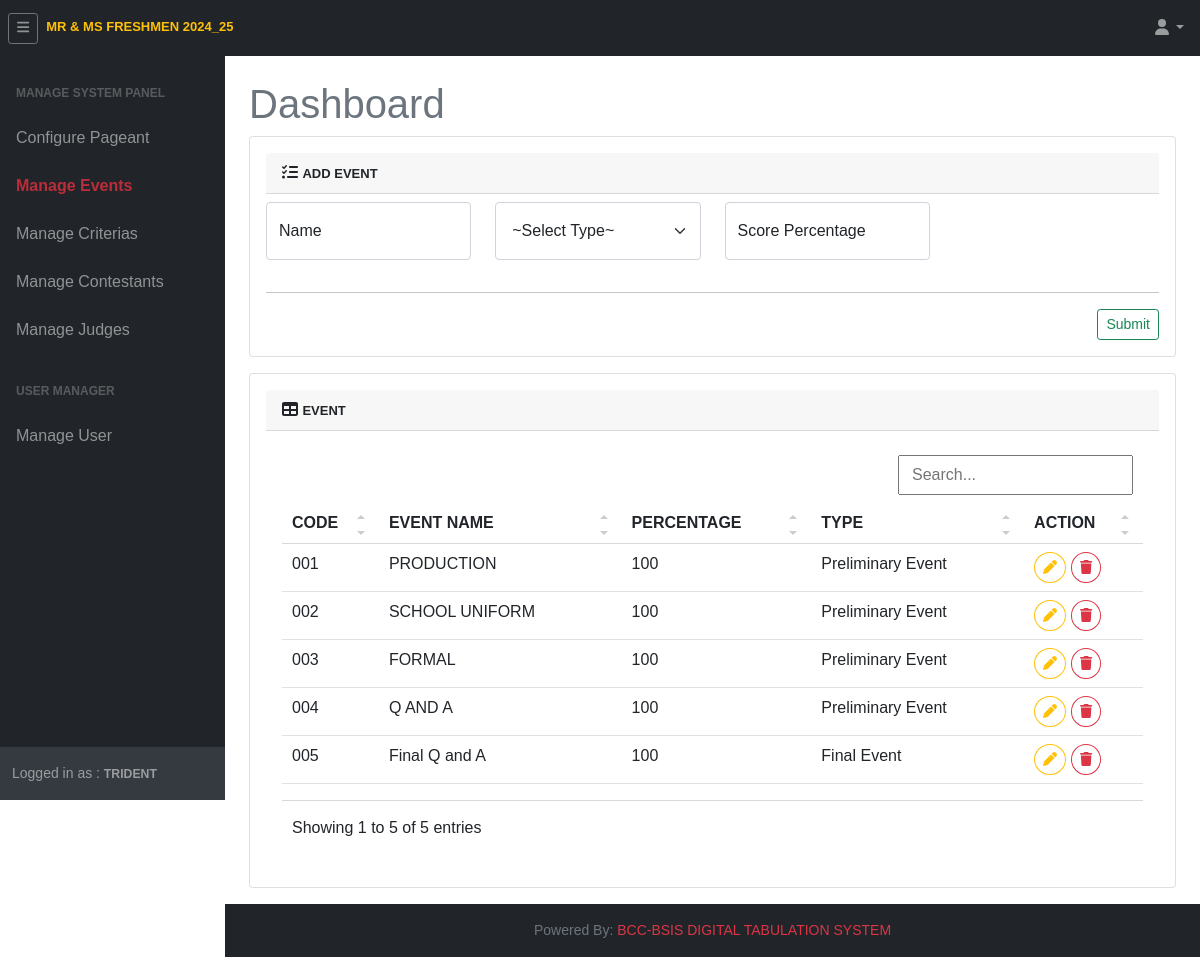
The page /tri.super/superEvent.php (signed in) on the database its author committed.
### tables this page shows
CREATE TABLE `setting` (
  `id` int(11) NOT NULL,
  `condition_final` varchar(10) DEFAULT NULL,
  `pageant_name` varchar(255) DEFAULT NULL,
  `isGeneral` varchar(4) DEFAULT NULL,
  `logo` varchar(255) DEFAULT NULL,
  `cover_photo` varchar(255) DEFAULT NULL,
  `weighted_scoring` tinyint(4) DEFAULT NULL
);

CREATE TABLE `user` (
  `id` int(11) NOT NULL,
  `code` varchar(16) DEFAULT NULL,
  `username` varchar(90) DEFAULT NULL,
  `password` varchar(255) DEFAULT NULL,
  `name` varchar(45) DEFAULT NULL,
  `types` varchar(45) DEFAULT NULL,
  `category` varchar(15) DEFAULT NULL,
  `is_both` tinyint(1) DEFAULT NULL,
  `status` tinyint(1) DEFAULT NULL,
  `added_by` varchar(16) DEFAULT NULL,
  `added_timestamp` timestamp NULL DEFAULT NULL,
  `updated_by` varchar(16) DEFAULT NULL,
  `updated_timestamp` timestamp NULL DEFAULT NULL
);

CREATE TABLE `event` (
  `id` int(11) NOT NULL,
  `code` varchar(10) DEFAULT NULL,
  `event_type` varchar(6) DEFAULT NULL,
  `event_name` varchar(45) DEFAULT NULL,
  `event_percentage` varchar(10) DEFAULT NULL,
  `added_by` varchar(10) DEFAULT NULL,
  `added_timestamp` timestamp NULL DEFAULT NULL,
  `updated_by` varchar(10) DEFAULT NULL,
  `updated_timestamp` timestamp NULL DEFAULT NULL
);

### include/settings.php (called while the page is built, shortened)
<?php
$settings = mysqli_query($db, "SELECT * FROM setting") or die('query failed');
if(mysqli_num_rows($settings) > 0){
            $fetchSettings = mysqli_fetch_assoc($settings);
}
?>

### include/superinclude/superSession.php (called while the page is built, shortened)
<?php
$super = $_SESSION['super'];
?>

### tri.super/superEvent.php (the view, shortened to what this page needs)
<?php
    require '../include/connector/dbconn.php';
    require '../include/superinclude/superSession.php';
    include "../include/settings.php";
?>
<!DOCTYPE html>
<html lang="en">
    <head>
        <link href="../css/dataTable.css" rel="stylesheet" />
        <link href="../css/styles.css" rel="stylesheet" />
        <link rel="stylesheet" href="../css/jquery-ui.min.css">
    </head>
    <body class="sb-nav-fixed">
    <?php include "../include/topNav.php";?>
        <div id="layoutSidenav">
            <div id="layoutSidenav_nav">
            <?php include "../include/superinclude/superSidenav.php";?>
            </div>
            <div id="layoutSidenav_content">
                <main>
                <div class="container-fluid px-4">
                        <h1 class="mt-4 text-muted">Dashboard</h1>
                            <section class="mb-3">
                                <div class="card">
                                        <div class="card-body">
                                            <div class="card-header">
                                                <i class="fas fa-tasks"></i>
                                                <span class="fw-bold" style="font-size: small;">ADD EVENT</span>
                                            </div>
                                            <form action="superCode.php" method="POST">
                                                <div class="row mb-3">
                                                        <div class="col-md-3 mb-3 mt-2">
                                                            <div class="form-floating">
                                                                <input class="form-control" id="eventName" name="eventName" type="text" placeholder="" data-maxlength="45" maxlength="45" required/>
                                                                <label for="eventName">Name</label>
                                                            </div>
                                                        </div>
                                                        <div class="col-md-3 mb-3 mt-2">
                                                            <div class="form-floating">
                                                                <select class="form-select p-3" id="eventType" name="eventType" required>
                                                                    <option value="" selected disabled>~Select Type~</option>
                                                                </select>
                                                            </div>
                                                        </div>
                                                        <div class="col-md-3 mb-3 mt-2">
                                                            <div class="form-floating">
                                                                <input class="filter form-control" id="eventPercentage" name="eventPercentage" type="text" placeholder="" data-maxlength="4" maxlength="4" required/>
                                                                <label for="Name">Score Percentage</label>
                                                            </div>
                                                        </div>
                                                </div>
                                                    <div><hr class="dropdown-divider"/></div>
                                                        <div class="mt-3 mb-0 d-flex bd-highlight">
                                                            <button class="btn btn-outline-success btn-block ms-auto btn-sm" type="submit" name="addEvent" id="addEvent" style="text-decoration:none; -bs-btn-padding-y: .25rem; --bs-btn-padding-x: .5rem; --bs-btn-font-size: .75rem;">Submit</button>
                                                        </div>
                                            </form>
                                        </div>
                                </div>
                            </section>
                            <section class="mb-3">
                                <div class="card">
                                        <div class="card-body">
                                            <div class="card-header">
                                                <i class="fas fa-table"></i>
                                                <span class="fw-bold" style="font-size: small;">EVENT</span>
                                            </div>
                                            <div class="card-body table-responsive-sm">
                                                <table class="table table-hover" id="data">
                                                <?php
                                                $sqlLogs = eventTblList;
                                                        $resultLogs = mysqli_query($db,$sqlLogs);
                                                        if(mysqli_num_rows($resultLogs) > 0){
                                                    ?>
                                                    <thead>
                                                        <tr>
                                                            <th>CODE</th>
                                                            <th>EVENT NAME</th>
                                                            <th>PERCENTAGE</th>
                                                            <th>TYPE</th>
                                                            <th>ACTION</th>
                                                        </tr>
                                                    </thead>
                                                    <?php
                                                        while($rowLogs = mysqli_fetch_assoc($resultLogs)){
                                                    ?>
                                                    <tr>
                                                        <td>
                                                            <?=$rowLogs['code']; ?>
                                                        </td>
                                                        <td>
                                                            <?=$rowLogs['event_name']?>
                                                        </td>
                                                        <td>
                                                            <?=$rowLogs['event_percentage']; ?>
                                                        </td>
                                                        <td>
                                                            <?=$rowLogs['event_type'] == "PR" ? "Preliminary Event" : ($rowLogs['event_type'] == "SP" ? "Special Event" : "Final Event");?>
                                                        </td>
                                                        <td>
                                                            <button data-code='<?= $rowLogs['code']; ?>' class="updateEventCode btn btn-outline-warning btn-sm rounded-circle"><i class="fa-solid fa-pen"></i></button>
                                                            <button data-code='<?= $rowLogs['code']; ?>' class="deleteEventCode btn btn-outline-danger btn-sm rounded-circle"><i class="fa-solid fa-trash"></i></button>
                                                        </td>
                                                    </tr>
                                                    <?php
                                                            }
                                                        } else {
                                                            echo "<h3 class='text-danger text-center mt-3'>No Existing Data Found!</h3>";
                                                        }
                                                    ?>
                                                </table>
                                            </div>
                                    </div>
                                </div>
                            </section>
                    </div>
                </main>
                <?php include "../include/footer.php";?>
            </div>
        </div>
</body>
</html>

### include/topNav.php (shortened to what this page needs)
<nav class="sb-topnav navbar navbar-expand navbar-dark bg-dark">
            <button class="btn btn-link btn-sm order-1 order-lg-0 me-3 me-lg-0 ms-2 border border-secondary" id="sidebarToggle" href="#!"><i class="fas fa-bars"></i></button>
            <a class="navbar-brand ms-2 mb-2" href="../tri.judge/judgeHome.php"><b class="text-warning" style="font-size: small;"><?= $fetchSettings['pageant_name']?></b></a>
            <ul class="navbar-nav me-2 ms-auto">
                <li class="nav-item dropdown">
                    <a class="nav-link dropdown-toggle" id="navbarDropdown" href="#" role="button" data-bs-toggle="dropdown" aria-expanded="false"><i class="fas fa-user fa-fw"></i></a>
                </li>
            </ul>
</nav>

### include/superinclude/superSidenav.php
<?php
         $select = mysqli_query($db, "SELECT * FROM user WHERE code = '$super' ") or die('query failed');
         if(mysqli_num_rows($select) > 0){
            $fetch = mysqli_fetch_assoc($select);
         }
?>
<div id="layoutSidenav_nav">
                <nav class="sb-sidenav accordion sb-sidenav-dark" id="sidenavAccordion">
                    <div class="sb-sidenav-menu">
                        <div class="nav category-buttons">
                        <div class="sb-sidenav-menu-heading">Manage System Panel</div>
                            <a class="event_category nav-link" href="superBackup.php">
                                Configure Pageant
                            </a>
                            <a class="event_category nav-link" href="superEvent.php">
                                Manage Events
                            </a>
                            <a class="event_category nav-link" href="superCriteria.php">
                                Manage Criterias
                            </a>
                            <a class="event_category nav-link" href="superContestant.php">
                                Manage Contestants
                            </a>
                            <a class="event_category nav-link" href="superjudge.php">
                                Manage Judges
                            </a>
                            <div class="sb-sidenav-menu-heading">User Manager</div>
                            <a class="event_category nav-link" href="superUser.php">
                                Manage User
                            </a>
                        </div>
                    </div>
                    <div class="sb-sidenav-footer py-3">
                        <div class="small">Logged in as :
                            <small class="fw-bold"><?php echo $fetch['name']; ?></small>
                        </div>
                    </div>
                </nav>
            </div>

### css/dataTable.css (style rules this page uses)
.datatable-table { max-width: 100%; width: 100%; border-spacing: 0; border-collapse: separate; }

### tri.super/superEvent.php (style rules this page uses)
body { margin: 0; background-size: cover; background-position: center; background-repeat: no-repeat; background-attachment: fixed; font-family: Arial; }

### rows shown on the page
setting: pageant_name "MR & MS FRESHMEN 2024_25"
user: name "TRIDENT"
event: code "001", event_name "PRODUCTION", event_percentage "100", event_type "Preliminary Event"
event: code "002", event_name "SCHOOL UNIFORM", event_percentage "100", event_type "Preliminary Event"
event: code "003", event_name "FORMAL", event_percentage "100", event_type "Preliminary Event"
event: code "004", event_name "Q AND A", event_percentage "100", event_type "Preliminary Event"
event: code "005", event_name "Final Q and A", event_percentage "100", event_type "Final Event"
